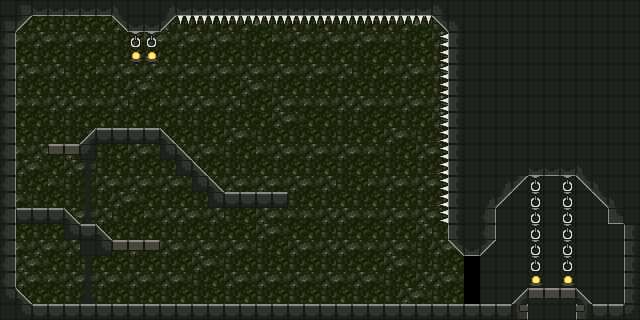

A 2D game scene composited from a Tiled map and its tileset images. What follows is a short description and the map's XML, with each tile layer's data collapsed to a summary:
An orthogonal 40x20 tile map with 16x16 px tiles, 3 tile layers (background, collision, foreground), 2 tilesets and 6 objects (2x spawn-enemy, spawn-player, spawn-boss, exit, spawn-interactable).

<map version="1.5" tiledversion="1.6.0" orientation="orthogonal" renderorder="left-up" width="40" height="20" tilewidth="16" tileheight="16" infinite="0" nextlayerid="5" nextobjectid="8">
 <tileset firstgid="1" name="prototype-basic-tiles" tilewidth="16" tileheight="16" tilecount="80" columns="8">
  <image source="prototype-basic-tiles.png" width="128" height="160" />
 </tileset>
 <tileset firstgid="81" name="prototype-interactive-elements" tilewidth="16" tileheight="16" tilecount="128" columns="16">
  <image source="prototype-interactive-elements.png" width="256" height="128" />
 </tileset>
 <layer id="1" name="background" width="40" height="20">
  <data>[800 cells, 624 non-empty, 21 distinct tile ids]</data>
 </layer>
 <layer id="2" name="collision" width="40" height="20">
  <data>[800 cells, 291 non-empty, 19 distinct tile ids]</data>
 </layer>
 <objectgroup id="3" name="objects">
  <object id="1" name="spawn-player" type="spawn-player" gid="97" x="64" y="48" width="16" height="16" />
  <object id="2" name="zuck" type="spawn-boss" gid="97" x="368" y="176" width="16" height="16">
   <properties>
    <property name="boss-type" value="zuck" />
   </properties>
  </object>
  <object id="3" name="exit" type="exit" gid="97" x="544" y="288" width="16" height="16">
   <properties>
    <property name="target-level" value="alien" />
    <property name="transition-text" value="zuck_to_alien" />
    <property name="transition-type" value="alien" />
   </properties>
  </object>
  <object id="4" name="door" type="spawn-interactable" gid="117" x="464" y="304" width="16" height="48">
   <properties>
    <property name="disabled" type="bool" value="true" />
    <property name="door-id" type="int" value="1" />
    <property name="interactable-type" value="door" />
   </properties>
  </object>
  <object id="5" name="alien" type="spawn-enemy" gid="97" x="128" y="288" width="16" height="16">
   <properties>
    <property name="enemy-type" value="alien" />
   </properties>
  </object>
  <object id="6" name="soldier" type="spawn-enemy" gid="97" x="128" y="96" width="16" height="16">
   <properties>
    <property name="enemy-type" value="soldier" />
   </properties>
  </object>
 </objectgroup>
 <layer id="4" name="foreground" width="40" height="20">
  <data>[800 cells, 53 non-empty, 6 distinct tile ids]</data>
 </layer>
</map>
